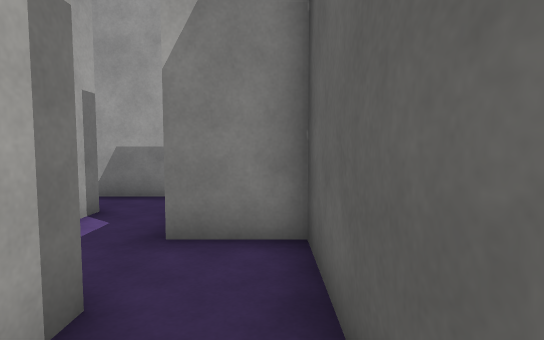
view 1 (above)

24 first-person views from a walk through a Unity game level. The camera is 1.3 m above the floor, tilts 4° down and sees 80° across. The floor is counted in squares, 1 m on a side. Each view is taken from the middle of a square. On the plan, view 1 faces up. The plan holds only what a view shows up to about 14 squares ahead; the rest is blank. Surface patterns are stand-ins for the level's own textures.

view 2
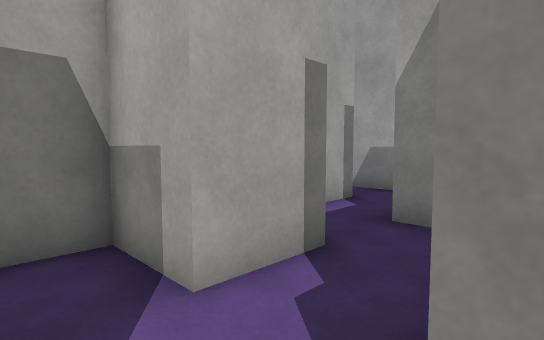

view 3
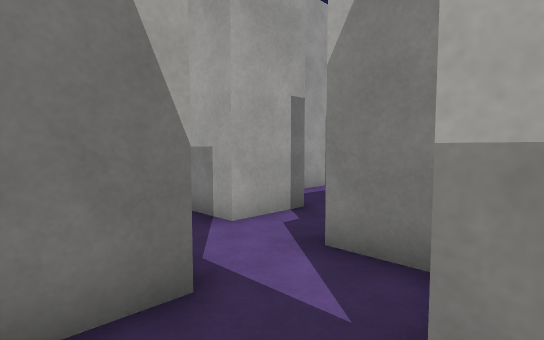

view 4
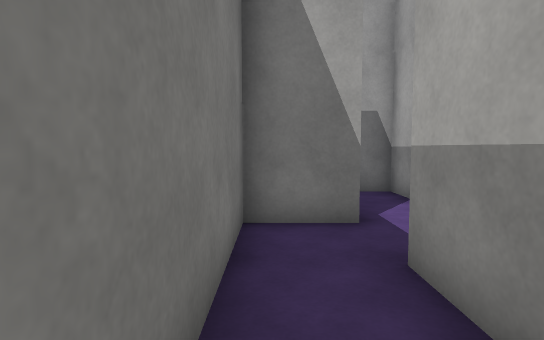

view 5
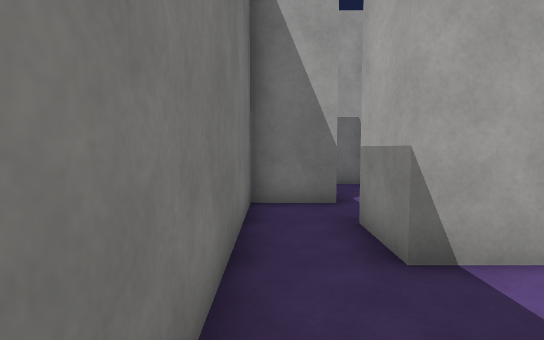

view 6
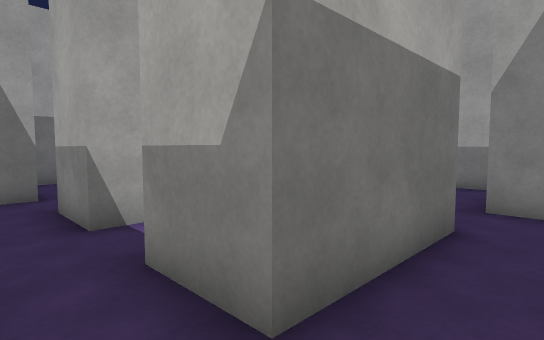

view 7
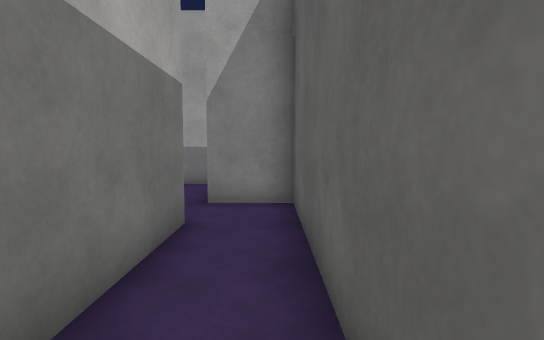

view 8
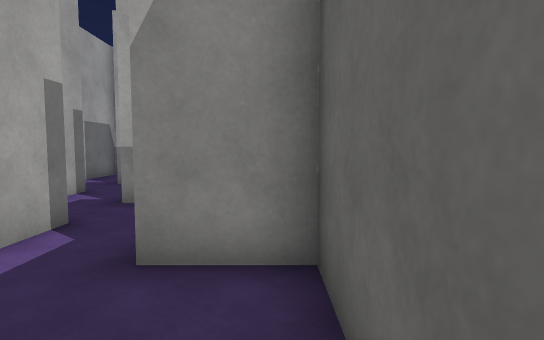

view 9
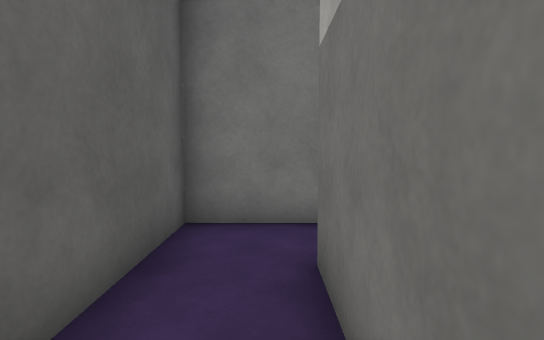

view 10
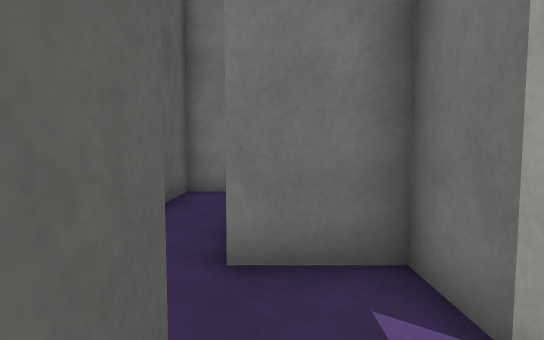

view 11
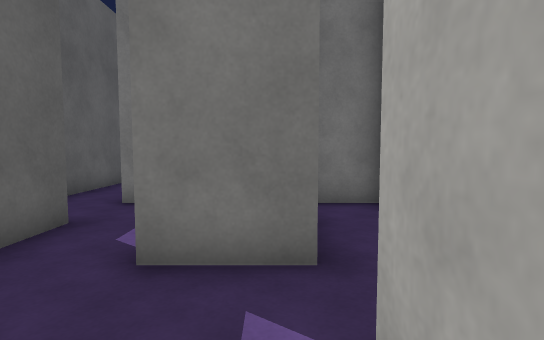

view 12
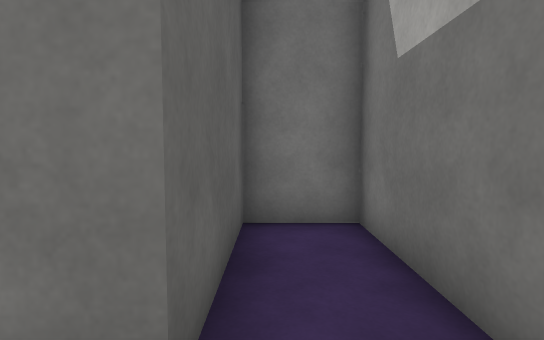

view 13
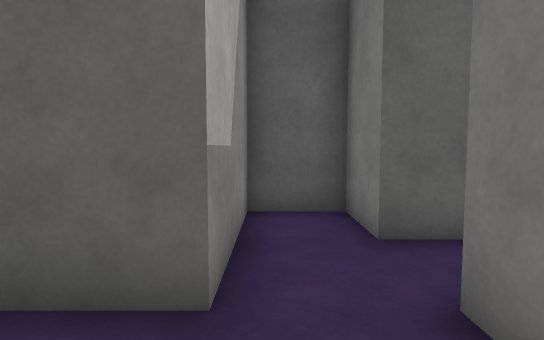

view 14
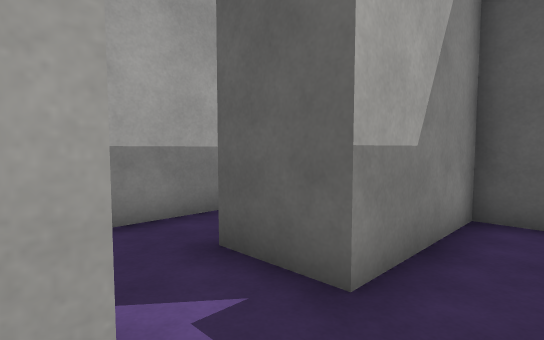

view 15
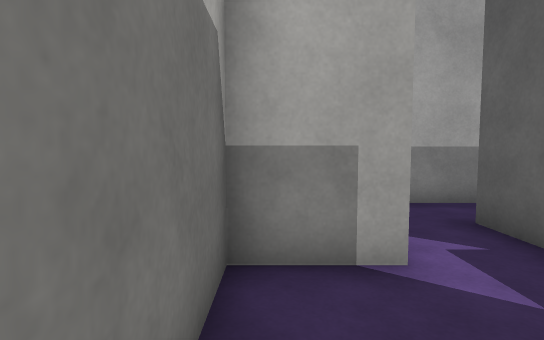

view 16
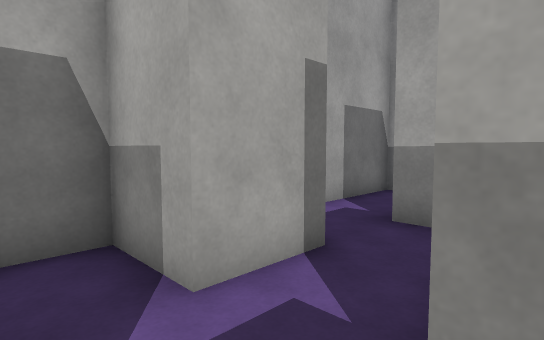

view 17
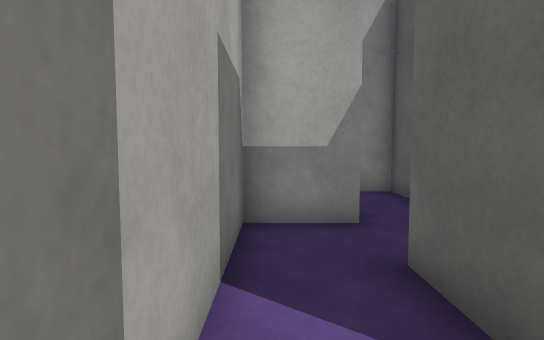

view 18
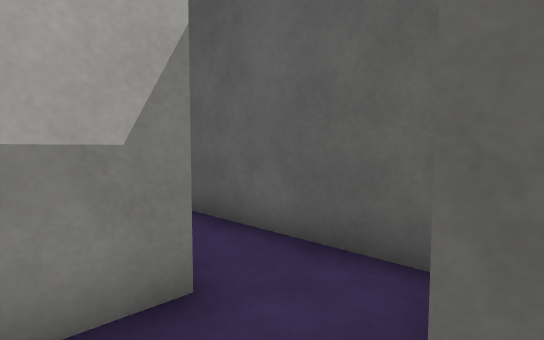

view 19
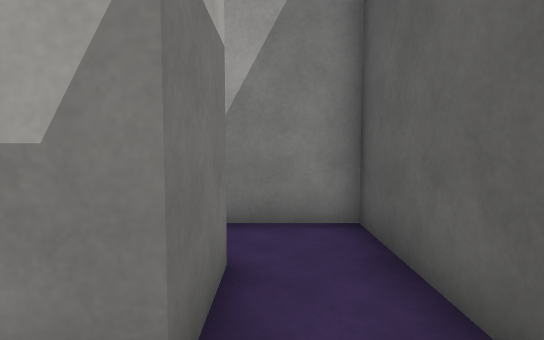

view 20
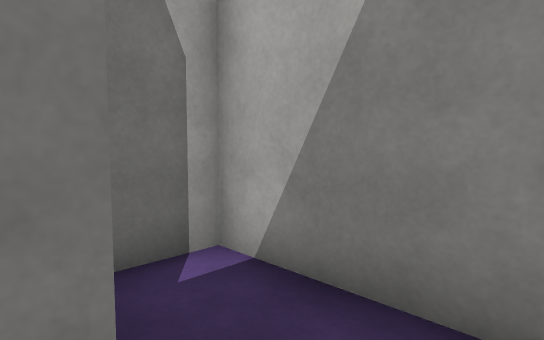

view 21
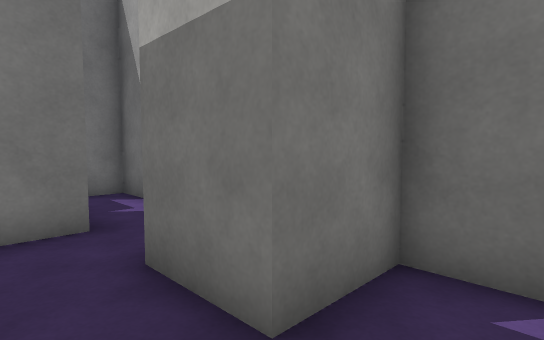

view 22
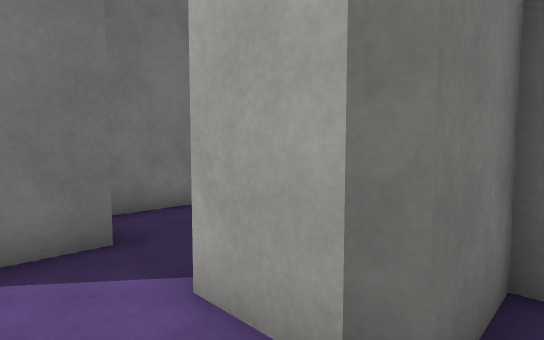

view 23
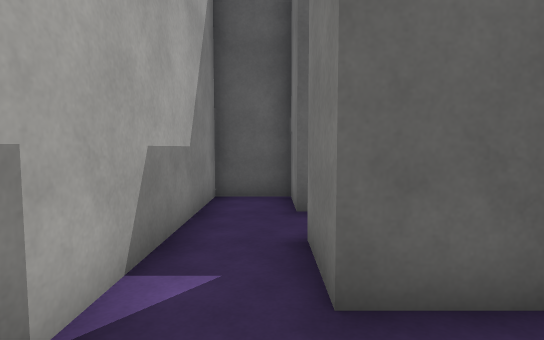

view 24
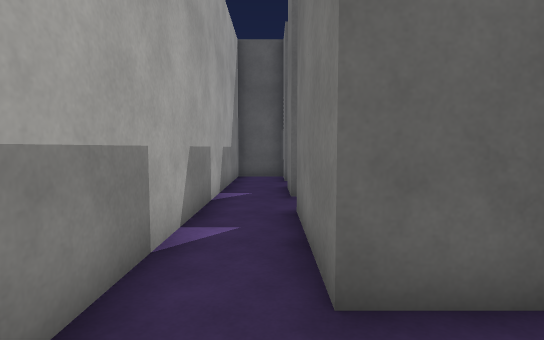

### Floor plan
Ten units are one square. View 1 is at (0, 0); x grows to the right and y downward. Boxes are objects, and circles mark ways between rooms. Rooms are numbered by the first view taken in them; rooms with no view inside come last. Other rooms are left out.
<svg viewBox="-150 -210 260 250">
<path fill="none" stroke="#000" d="M-16 15 -2 15M5 14 5 35 25 35M-15 -5 -35 -5 -35 9M19 -5 5 -5M-40 35 -21 35M45 0 45 15 25 15M25 35 65 35M65 -45 65 -25 85 -25 85 15 65 15M65 35 105 35 105 -45 85 -45M45 -85 25 -85 25 -25 45 -25 45 -65 65 -65 65 -45M85 -45 85 -65 105 -65 105 -85 65 -85M45 -106 45 -85M65 -125 45 -125M25 -125 25 -105 35 -105M65 -85 65 -105M45 -165 25 -165 25 -125M65 -151 65 -166M45 -125 45 -145 56 -145M65 -166 65 -205 25 -205 25 -185 45 -185 45 -165M-36 -25 -15 -25 -15 -5M5 -5 5 -45 -15 -45M-115 -48 -115 -65 -75 -65M-55 -48 -55 -65M-55 -85 -124 -85M-14 -65 5 -65 5 -85 -55 -85M-55 -65 -35 -65 -35 -49"/>
<circle cx="35" cy="25" r="3" fill="#2a7"/>
<circle cx="-5" cy="-15" r="3" fill="#2a7"/>
<circle cx="75" cy="25" r="3" fill="#2a7"/>
<circle cx="75" cy="-55" r="3" fill="#2a7"/>
<circle cx="55" cy="-95" r="3" fill="#2a7"/>
<circle cx="35" cy="-135" r="3" fill="#2a7"/>
<circle cx="55" cy="-175" r="3" fill="#2a7"/>
<circle cx="-25" cy="-55" r="3" fill="#2a7"/>
<circle cx="-45" cy="-75" r="3" fill="#2a7"/>
<text x="-10" y="10">1</text>
<text x="50" y="20">2</text>
<text x="90" y="-10">3</text>
<text x="60" y="-70">4</text>
<text x="50" y="-110">5</text>
<text x="40" y="-150">6</text>
<text x="50" y="-190">7</text>
<text x="-10" y="-30">8</text>
<text x="-120" y="-50">9</text>
<text x="-30" y="-70">10</text>
</svg>
Room 1 opens to room 2. Room 1 opens to room 8. Room 2 opens to room 3. Room 3 opens to room 4. Room 4 opens to room 5. Room 5 opens to room 6. Room 6 opens to room 7. Room 8 opens to room 10. Room 9 opens to room 10.

Where each view was taken, in squares from view 1:
view 1: 0 up, 0 right, facing up
view 2: 1 down, 1 right, facing up-left
view 3: 3 down, 3 right, facing up-left
view 4: 3 down, 6 right, facing left
view 5: 3 down, 8 right, facing left
view 6: 3 down, 10 right, facing up-left
view 7: 3 down, 10 right, facing up
view 8: 1 up, 10 right, facing up
view 9: 2 up, 9 right, facing down
view 10: 6 up, 8 right, facing down
view 11: 10 up, 5 right, facing down
view 12: 8 up, 4 right, facing down
view 13: 8 up, 4 right, facing right
view 14: 7 up, 4 right, facing up-right
view 15: 5 up, 3 right, facing up
view 16: 7 up, 7 right, facing up-left
view 17: 11 up, 3 right, facing up
view 18: 14 up, 3 right, facing up-right
view 19: 15 up, 5 right, facing up
view 20: 18 up, 6 right, facing up-left
view 21: 20 up, 6 right, facing down-left
view 22: 3 up, 0 right, facing down-left
view 23: 7 up, 8 left, facing right
view 24: 7 up, 14 left, facing right
